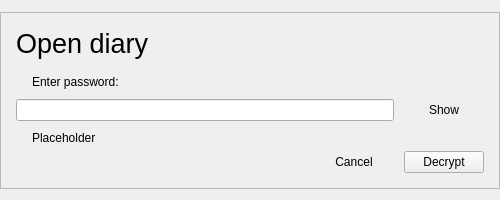
<?xml version="1.0" encoding="UTF-8"?>
<ui version="4.0">
 <class>PromptPassword</class>
 <widget class="QWidget" name="PromptPassword">
  <property name="geometry">
   <rect>
    <x>0</x>
    <y>0</y>
    <width>500</width>
    <height>200</height>
   </rect>
  </property>
  <property name="sizePolicy">
   <sizepolicy hsizetype="Fixed" vsizetype="Preferred">
    <horstretch>0</horstretch>
    <verstretch>0</verstretch>
   </sizepolicy>
  </property>
  <property name="minimumSize">
   <size>
    <width>500</width>
    <height>200</height>
   </size>
  </property>
  <property name="windowTitle">
   <string>Form</string>
  </property>
  <layout class="QGridLayout" name="gridLayout">
   <property name="leftMargin">
    <number>0</number>
   </property>
   <property name="topMargin">
    <number>0</number>
   </property>
   <property name="rightMargin">
    <number>0</number>
   </property>
   <property name="bottomMargin">
    <number>0</number>
   </property>
   <property name="spacing">
    <number>0</number>
   </property>
   <item row="1" column="0">
    <widget class="QFrame" name="frame">
     <property name="sizePolicy">
      <sizepolicy hsizetype="Fixed" vsizetype="Preferred">
       <horstretch>0</horstretch>
       <verstretch>0</verstretch>
      </sizepolicy>
     </property>
     <property name="minimumSize">
      <size>
       <width>500</width>
       <height>0</height>
      </size>
     </property>
     <property name="frameShape">
      <enum>QFrame::StyledPanel</enum>
     </property>
     <property name="frameShadow">
      <enum>QFrame::Raised</enum>
     </property>
     <layout class="QGridLayout" name="gridLayout_4">
      <property name="leftMargin">
       <number>15</number>
      </property>
      <property name="topMargin">
       <number>15</number>
      </property>
      <property name="rightMargin">
       <number>15</number>
      </property>
      <property name="bottomMargin">
       <number>15</number>
      </property>
      <item row="0" column="0">
       <widget class="QLabel" name="label_3">
        <property name="font">
         <font>
          <pointsize>20</pointsize>
         </font>
        </property>
        <property name="text">
         <string>Open diary</string>
        </property>
       </widget>
      </item>
      <item row="2" column="0">
       <layout class="QGridLayout" name="gridLayout_5">
        <property name="bottomMargin">
         <number>0</number>
        </property>
        <property name="spacing">
         <number>10</number>
        </property>
        <item row="2" column="1">
         <widget class="QLabel" name="alert_text">
          <property name="font">
           <font>
            <pointsize>9</pointsize>
           </font>
          </property>
          <property name="text">
           <string>Placeholder</string>
          </property>
          <property name="indent">
           <number>16</number>
          </property>
         </widget>
        </item>
        <item row="1" column="1">
         <widget class="QLineEdit" name="password">
          <property name="maxLength">
           <number>256</number>
          </property>
          <property name="echoMode">
           <enum>QLineEdit::Password</enum>
          </property>
         </widget>
        </item>
        <item row="1" column="2">
         <widget class="QPushButton" name="show_button">
          <property name="cursor">
           <cursorShape>PointingHandCursor</cursorShape>
          </property>
          <property name="toolTip">
           <string>Show password.</string>
          </property>
          <property name="text">
           <string>Show</string>
          </property>
          <property name="flat">
           <bool>true</bool>
          </property>
         </widget>
        </item>
        <item row="0" column="1">
         <widget class="QLabel" name="label">
          <property name="text">
           <string>Enter password:</string>
          </property>
          <property name="indent">
           <number>16</number>
          </property>
         </widget>
        </item>
       </layout>
      </item>
      <item row="3" column="0">
       <layout class="QGridLayout" name="gridLayout_3">
        <property name="bottomMargin">
         <number>0</number>
        </property>
        <property name="horizontalSpacing">
         <number>10</number>
        </property>
        <property name="verticalSpacing">
         <number>0</number>
        </property>
        <item row="0" column="1">
         <widget class="QPushButton" name="cancel_button">
          <property name="cursor">
           <cursorShape>PointingHandCursor</cursorShape>
          </property>
          <property name="toolTip">
           <string>Return to main menu.</string>
          </property>
          <property name="text">
           <string>Cancel</string>
          </property>
          <property name="flat">
           <bool>true</bool>
          </property>
         </widget>
        </item>
        <item row="0" column="2">
         <widget class="QPushButton" name="decrypt_button">
          <property name="cursor">
           <cursorShape>PointingHandCursor</cursorShape>
          </property>
          <property name="toolTip">
           <string>Decrypt diary.</string>
          </property>
          <property name="text">
           <string>Decrypt</string>
          </property>
         </widget>
        </item>
        <item row="0" column="0">
         <spacer name="horizontalSpacer">
          <property name="orientation">
           <enum>Qt::Horizontal</enum>
          </property>
          <property name="sizeHint" stdset="0">
           <size>
            <width>40</width>
            <height>20</height>
           </size>
          </property>
         </spacer>
        </item>
       </layout>
      </item>
      <item row="1" column="0">
       <spacer name="verticalSpacer_3">
        <property name="orientation">
         <enum>Qt::Vertical</enum>
        </property>
        <property name="sizeType">
         <enum>QSizePolicy::Fixed</enum>
        </property>
        <property name="sizeHint" stdset="0">
         <size>
          <width>20</width>
          <height>10</height>
         </size>
        </property>
       </spacer>
      </item>
     </layout>
    </widget>
   </item>
   <item row="2" column="0">
    <spacer name="verticalSpacer">
     <property name="orientation">
      <enum>Qt::Vertical</enum>
     </property>
     <property name="sizeHint" stdset="0">
      <size>
       <width>20</width>
       <height>0</height>
      </size>
     </property>
    </spacer>
   </item>
   <item row="0" column="0">
    <spacer name="verticalSpacer_2">
     <property name="orientation">
      <enum>Qt::Vertical</enum>
     </property>
     <property name="sizeHint" stdset="0">
      <size>
       <width>20</width>
       <height>0</height>
      </size>
     </property>
    </spacer>
   </item>
  </layout>
 </widget>
 <tabstops>
  <tabstop>password</tabstop>
  <tabstop>show_button</tabstop>
  <tabstop>cancel_button</tabstop>
  <tabstop>decrypt_button</tabstop>
 </tabstops>
 <resources/>
 <connections/>
</ui>
